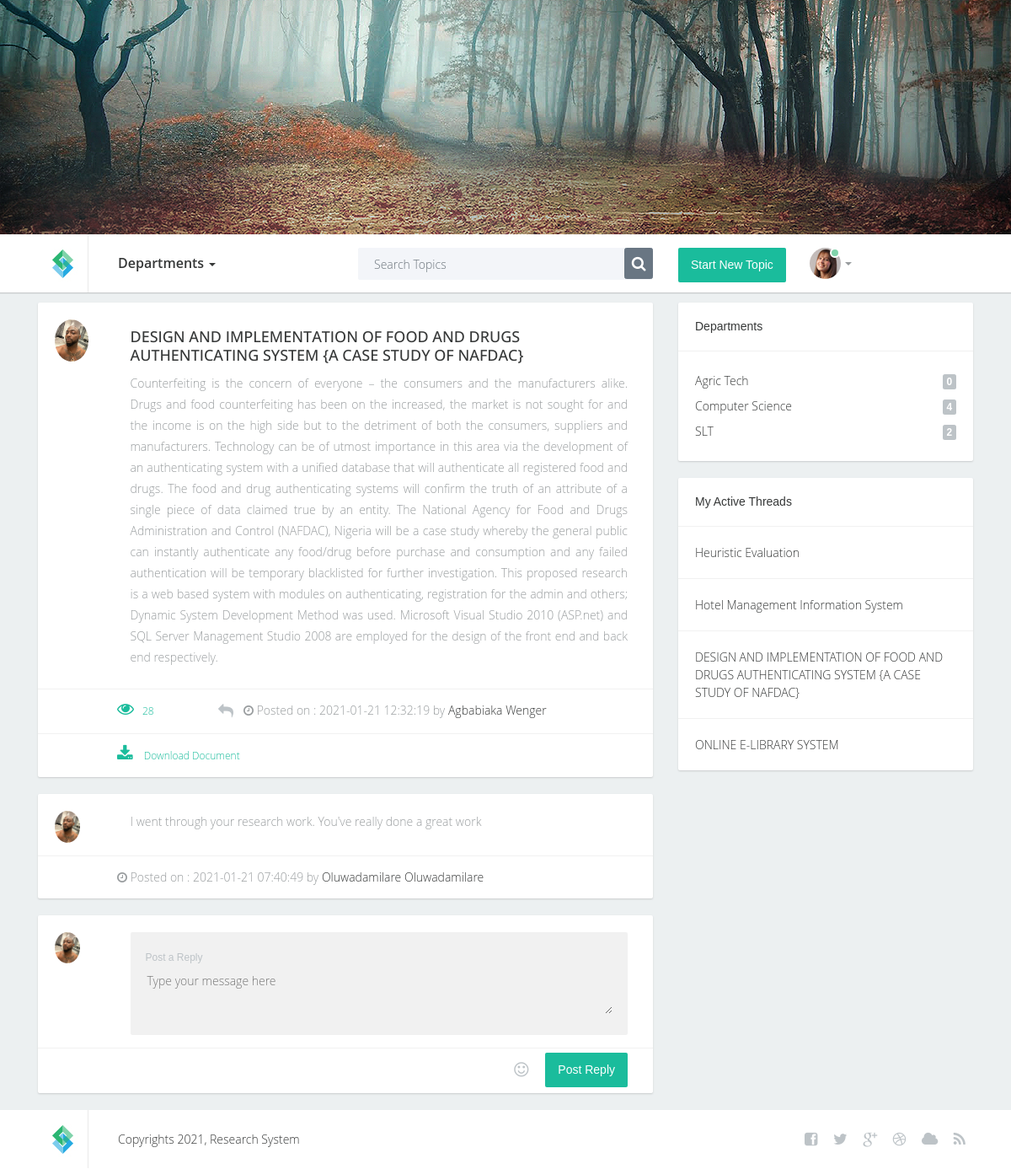
The page /post?id=2 (signed in) on the database its author committed.
### tables this page shows
CREATE TABLE `users` (
  `id` int(11) NOT NULL,
  `department_id` int(11) NOT NULL,
  `first_name` varchar(120) NOT NULL,
  `last_name` varchar(120) NOT NULL,
  `username` varchar(120) NOT NULL,
  `profile_image` varchar(120) NOT NULL,
  `password` text NOT NULL,
  `time_added` timestamp NOT NULL DEFAULT current_timestamp() ON UPDATE current_timestamp()
);

CREATE TABLE `posts` (
  `id` int(11) NOT NULL,
  `user_id` int(11) NOT NULL,
  `department_id` int(11) NOT NULL,
  `title` varchar(140) NOT NULL,
  `content` text NOT NULL,
  `document` varchar(190) NOT NULL,
  `time_added` timestamp NOT NULL DEFAULT current_timestamp() ON UPDATE current_timestamp(),
  `views` int(11) NOT NULL DEFAULT 0
);

CREATE TABLE `comments` (
  `id` int(11) NOT NULL,
  `user_id` int(11) NOT NULL,
  `post_id` text NOT NULL,
  `comment` text NOT NULL,
  `date_added` timestamp NOT NULL DEFAULT current_timestamp() ON UPDATE current_timestamp()
);

CREATE TABLE `departments` (
  `id` int(11) NOT NULL,
  `department` varchar(140) NOT NULL
);

### core/db.class.php (called while the page is built)
<?php
    class DB {
        public $host = 'localhost';
        public $dbname = 'research_system';
        public $password = '';
        public $username = 'root';
        public $conn;
        function __construct(){
            try {
                $this->conn = new PDO("mysql:host=$this->host;dbname=$this->dbname;", $this->username, $this->password);
                $this->conn->setAttribute(PDO::ATTR_ERRMODE,PDO::ERRMODE_EXCEPTION);
            } catch (PDOException $ex) {
                echo 'Error in database connection '. $ex->getMessage();
            }
        }
        function prep($query){
            return $this->conn->prepare($query);
        }
        function execute($query,$value){
            $query = $this->prep($query);
            return $query->execute($value);
        }
        function fetch($query,$value){
            $query = $this->prep($query);
            $query->execute($value);
            return $query->fetch();
        }
        function fetchAll($query,$value){
            $query = $this->prep($query);
            $query->execute($value);
            return $query->fetchAll();
        }
        function num_row($query,$value){
            $query = $this->prep($query);
            $query->execute($value);
            return $query->rowCount();
        }
    }
?>

### core/posts.class.php (called while the page is built, shortened)
<?php
    include_once 'db.class.php';
    class Posts extends DB{
        function fetch_post($id){
            return DB::fetch("SELECT *,posts.id FROM posts
            JOIN departments on departments.id = posts.department_id
            JOIN users on users.id = posts.user_id
            WHERE posts.id = ? ",[$id] );
        }
        function fetch_user_posts($user_id){
            return DB::fetchAll("SELECT *,posts.id FROM posts
            JOIN departments on departments.id = posts.department_id
            JOIN users on users.id = posts.user_id
            WHERE posts.user_id = ?
            ORDER BY posts.id DESC ",[$user_id]);
        }
        function fetch_post_comments($post_id){
            return DB::fetchAll("SELECT * FROM comments
                JOIN users on users.id = comments.user_id
                WHERE post_id = ? ORDER BY comments.id DESC ",[$post_id]);
        }
    }
?>

### core/departments.class.php (called while the page is built, shortened)
<?php
    include_once 'db.class.php';
    class Departments extends DB{
        function fetch_departments(){
            return DB::fetchAll("SELECT * FROM departments ORDER BY department ",[]);
        }
        function fetch_department_post_nums($department_id){
            return DB::num_row("SELECT posts.id FROM posts WHERE posts.department_id = ?",[$department_id]);
        }
    }
?>

### post.php (the view, shortened to what this page needs)
<?php
if (isset($_SESSION['research_user'])) {
    $user = $_SESSION['research_user'];
}
else{
    header('location: login');
}
$id = $_GET['id'];
include_once 'core/posts.class.php';
$post_obj = new Posts();
$post = $post_obj->fetch_post($id);
$post_views = $post['views'] + 1;
$post_obj->update_post_views($post_views,$id);
$post_comments = $post_obj->fetch_post_comments($id);
$user_posts = $post_obj->fetch_user_posts($user['id']);
?>
<!DOCTYPE html>
<html lang="en">
<?php include_once 'components/head.php'; ?>
<body>
    <div class="container-fluid">
        <?php include_once 'components/header.php'; ?>
        <section class="content">
            <div class="container" style="margin-top: 10px">
                <div class="row">
                    <div class="col-lg-8 col-md-8">
                        <div class="post">
                            <div class="topwrap">
                                <div class="userinfo pull-left">
                                    <div class="avatar">
                                        <img style="max-width: 40px" src="uploads/images/<?php echo $post['profile_image'] ?>" alt="" />
                                    </div>
                                </div>
                                <div class="posttext pull-left">
                                    <h2><?php echo $post['title'] ?></h2>
                                    <p class="text-justify"><?php echo $post['content'] ?></p>
                                </div>
                                <div class="clearfix"></div>
                            </div>
                            <div class="postinfobot">
                                <div class="likeblock pull-left">
                                    <a href="#" class="up"><i class="fa fa-eye"></i><?php echo $post_views ?></a>
                                </div>
                                <div class="prev pull-left">
                                    <a href="#commentForm" title="Add Comment"><i class="fa fa-reply"></i></a>
                                </div>
                                <div class="poste pull-left"><i class="fa fa-clock-o"></i> Posted on : <?php echo $post['time_added'] ?> by <a href="profile?id=<?php echo $post['user_id'] ?>"><?php echo $post['first_name'].' '.$post['last_name'] ?></a></div>
                                <div class="clearfix"></div>
                            </div>
                            <div class="postinfobot">
                                <div class="likebloc">
                                    <a href="uploads/documents/<?php echo $post['document'] ?>" download class="up"><i class="fa fa-download"></i> Download Document</a>
                                </div>
                            </div>
                        </div>
                        <?php foreach ($post_comments as $post_comment): ?>
                            <div class="post">
                                <div class="topwrap">
                                    <div class="userinfo pull-left">
                                        <div class="avatar">
                                            <img style="max-width: 30px" src="uploads/images/<?php echo $post_comment['profile_image'] ?>" alt="" />
                                        </div>
                                    </div>
                                    <div class="posttext pull-left">
                                        <p><?php echo $post_comment['comment'] ?></p>
                                    </div>
                                    <div class="clearfix"></div>
                                </div>
                                <div class="postinfobot">
                                    <div class="postd pull-left"><i class="fa fa-clock-o"></i> Posted on : <?php echo $post_comment['date_added'] ?> by <a href="profile?id=<?php echo $post_comment['user_id'] ?>"><?php echo $post_comment['first_name'].' '.$post_comment['last_name'] ?></a></div>
                                    <div class="clearfix"></div>
                                </div>
                            </div>
                        <?php endforeach ?>
                        <div class="post">
                            <form id="commentForm" class="form" method="post">
                                <div class="topwrap">
                                    <div class="userinfo pull-left">
                                        <div class="avatar">
                                            <img style="max-width: 30px" src="uploads/images/<?php echo $user['profile_image'] ?>" alt="" />
                                        </div>
                                    </div>
                                    <div class="posttext pull-left">
                                        <div class="textwraper">
                                            <div class="postreply">Post a Reply</div>
                                            <textarea name="comment" id="comment" placeholder="Type your message here"></textarea>
                                        </div>
                                    </div>
                                </div>
                                <div class="postinfobot">
                                    <div class="pull-right postreply">
                                        <div class="pull-left smile"><a href="#"><i class="fa fa-smile-o"></i></a></div>
                                        <div class="pull-left"><button type="submit" class="btn btn-primary">Post Reply</button></div>
                                    </div>
                                    <div class="clearfix"></div>
                                </div>
                            </form>
                        </div>
                    </div>
                    <div class="col-lg-4 col-md-4">
                        <div class="sidebarblock">
                            <h3>Departments</h3>
                            <div class="divline"></div>
                            <div class="blocktxt">
                                <ul class="cats">
                                    <?php foreach ($departments as $department): ?>
                                        <li><a href="department?id=<?php echo $department['id'] ?>"><?php echo $department['department'] ?><span class="badge pull-right"><?php echo $department_obj->fetch_department_post_nums($department['id']) ?></span></a></li>
                                    <?php endforeach ?>
                                </ul>
                            </div>
                        </div>
                        <?php if (isset($user)): ?>
                            <div class="sidebarblock">
                                <h3>My Active Threads</h3>
                                <?php foreach ($user_posts as $user_post): ?>
                                    <div class="divline"></div>
                                    <div class="blocktxt">
                                        <a href="post?id=<?php echo $user_post['id'] ?>"><?php echo $user_post['title'] ?></a>
                                    </div>
                                <?php endforeach ?>
                            </div>
                        <?php endif ?>
                    </div>
                </div>
            </div>
        </section>
        <?php include_once 'components/footer.php'; ?>
    </div>
</body>
</html>

### css/custom.css (style rules this page uses)
body { font-family: 'Open Sans Light', sans-serif; font-size: 14px; color: #989c9e; }
a { color: #363838; }
.content { background-color: #ecf0f1; border-top: solid 1px #e0e4e5; }
.avatar { position: relative; }
.avatar img { border-radius: 50%; }
.sidebarblock { background-color: #ffffff; border-radius: 2px; box-shadow: 0 1px 2px #c9cccd; margin-bottom: 20px; }
.sidebarblock h3 { color: #363838; font-size: 14px; font-family: 'Open Sans Bold', sans-serif; margin: 0; padding: 20px; }
.sidebarblock .divline { height: 1px; line-height: 1px; border-bottom: solid 1px #f1f1f1; }
.sidebarblock .blocktxt { padding:20px; }
ul.cats li { list-style: none; display: block; margin:0; padding:0; line-height: 30px; }
ul.cats { margin: 0; padding: 0; }
ul.cats li a { font-size: 14px; color: #363838; font-family: 'Open Sans Light', sans-serif; line-height: 30px; }
ul.cats .badge { background-color: #bdc3c7; font-size: 12px; color: #ffffff; font-family: 'Open Sans Bold', sans-serif; margin-top: 7px; }
.sidebarblock .blocktxt { font-size: 14px; color: #363838; font-family: 'Open Sans Light', sans-serif; }
.post { background-color: #ffffff; border-radius: 2px; box-shadow: 0 1px 2px #c9cccd; margin-bottom: 20px; }
.post .userinfo { width: 15%; padding: 20px 0 15px 15px; }
.post .posttext { width: 85%; padding-right: 30px; padding-top: 20px; padding-bottom: 15px; color: #989c9e; font-size: 14px; font-family: 'Open Sans Light', sans-serif; line-height: 25px; }
.post .avatar { width: 37px; margin-left: 5px; }
.post h2 { color: #363838; font-size: 18px; font-family: 'Open Sans', sans-serif; margin-top: 10px; margin-bottom: 10px; }
.postinfobot { border-top: solid 1px #f1f1f1; line-height: 50px; padding: 0 30px 0 94px; }
.postinfobot .likeblock { width: 120px; }
.postinfobot .prev { width: 30px; }
.postinfobot .prev a { font-size: 18px; color: #bdc3c7; }
.up { color: #1abc9c; font-size: 12px; }
.up i, .down i { font-size: 20px; padding-right: 10px; }
.post blockquote .original, .postreply { font-size: 12px; color: #bdc3c7; display: block; font-family: 'Open Sans Regular', sans-serif; }
.textwraper textarea { border: none; box-shadow: none; background-color: #f1f1f1; width: 100%; }
.textwraper { background-color: #f1f1f1; border-radius: 2px; padding:18px; }
.smile a { margin-right: 20px; font-size: 20px; color: #bdc3c7; }
.btn-primary { background-color: #1abc9c; box-shadow: none; border-radius: 2px; padding: 10px 15px; color: #ffffff; font-size: 14px; font-family: 'Open Sans Bold', sans-serif; border: none; }
@media (min-width: 992px) and (max-width: 1200px) { .container-fluid { padding: 0; } }
@media (min-width: 992px) and (max-width: 1200px) { .textwraper textarea { width: 100%; } }

### rows shown on the page
users: profile_image (picture), time_added "2021-01-21 12:32:19", first_name "Agbabiaka", last_name "Wenger"
posts: title "DESIGN AND IMPLEMENTATION OF FOOD AND DRUGS AUTHENTICATING SYSTEM {A CASE STUDY OF NAFDAC}", content "Counterfeiting is the concern of everyone – the consumers and the manufacturers alike. Drugs and food counterfeiting has been on the increased, the market is not sought for and the income is on the high side but to the detriment of both the consumers, suppliers and manufacturers. Technology can be of utmost importance in this area via the development of an authenticating system with a unified database that will authenticate all registered food and drugs. The food and drug authenticating systems will confirm the truth of an attribute of a single piece of data claimed true by an entity. The National Agency for Food and Drugs Administration and Control (NAFDAC), Nigeria will be a case study…", views "28"
comments: user.profile_image (picture), comment "I went through your research work. You've really done a great work", date_added "2021-01-21 07:40:49", user.first_name "Oluwadamilare", user.last_name "Oluwadamilare"
departments: department "Agric Tech", fetch_department_post_nums "0"
departments: department "Computer Science", fetch_department_post_nums "4"
departments: department "SLT", fetch_department_post_nums "2"
posts: title "Heuristic Evaluation"
posts: title "Hotel Management Information System"
posts: title "ONLINE E-LIBRARY SYSTEM"
